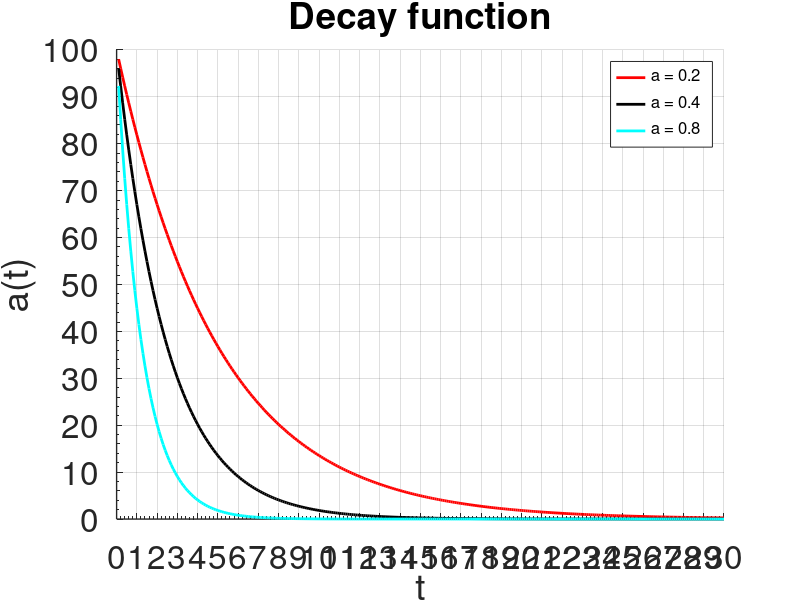

MATLAB code for this plot:
clear all; clf;

% function to calculate a(t) = 100/exp(kt) %
function f_calc = expat(m, t)
   % input m: a vector i.e. 2-tuple  of a0, k      %
   % input t:  represents time t steps             %
   a0 = m(1)          %  a0=a(0)=100 given 
   k  = m(2)          %  m(2) is k in the original equation 
   f_calc =  a0/exp(k*t) 
end;

clear;

% declare a 3x2 vector to used as input row by row %
% i.e there will be three graphs one for each row  %
% each row contains: a0 and k parameters          %
params = [100 0.2; 100 0.4; 100 0.8];

% declare a cell of 1x3 strings to be used as legend initial value  %
lgnd = {"", "", ""}
% loop through the rows of params vector and calculate function values %
for i = 1:3 % we have 3 input vectors  
    for j = 1:300 % time values from 0.1..30 with step 0.1 
        t(i,j) = j/10;
        funcg (i, j) =  expat(params(i,:), j/10);
    end
    % create also a legend for each graph
    lgnd{i} = sprintf("a = %1.1f \n",  params(i, 2))
end
 
%Toggle - set the "hold" state of the plotting engine
hold on

% plot the graphs
plot(t(1,:), funcg(1,:),' r', 'linewidth', 2, t(2,:), funcg(2,:),' k', 'linewidth', 2, t(3,:), funcg(3,:),' c', 'linewidth', 2)

% display specifics %
xlabel('t')
ylabel('a(t)')

% set grid on
grid on                                   

% additional display properties
set(gca, 'fontsize', 24, 'linewidth', 1)  
title('Decay function')

% set ticks on x-axis to improve "half-life time" visibility
set(gca, 'xtick', 0:1:30);
set(gca, 'ytick', 0:10:100);
set (gca, "xminortick", "on", "yminortick", "on")

% add a legend
legend (lgnd{1}, lgnd{2}, lgnd{3}, "location", "northeast");                
set (legend, "fontsize", 12);


% release hold
hold off
